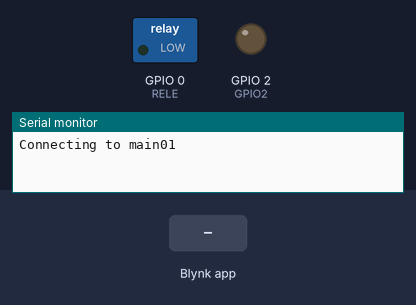
The sketch below on a simulated ESP8266 (NodeMCU). Shown: switched loads named in the sketch (green lamp = pin HIGH), output pins drawn as LEDs (lit = HIGH), the last lines printed to the serial monitor. Inputs (shaded band) come from the test bench. WiFi joins after 1.5 s; servers stay silent unless stated; the local clock reads 2024-03-15 10:24:30 at power-on unless the sketch sets it.

Above: at 3.0 s.
3.1 s: Blynk app writes 1 to V0
At 3.25 s:
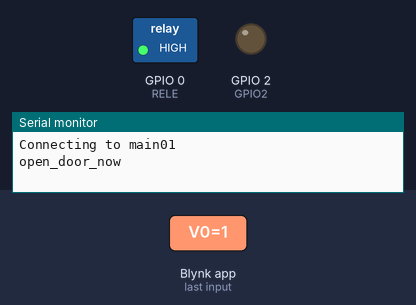
4.9 s: Blynk app writes 1 to V2
At 5.7 s:
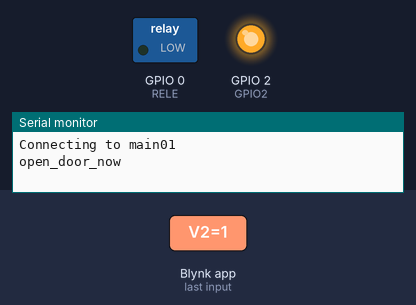
6.4 s: Blynk app writes 200 to V0
At 6.55 s:
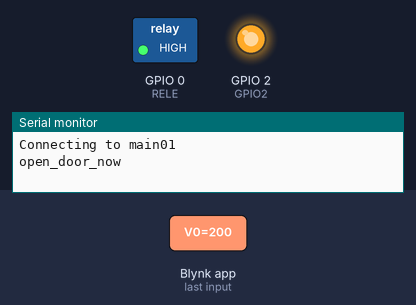
8.2 s: Blynk app writes 0 to V2
At 9.4 s:
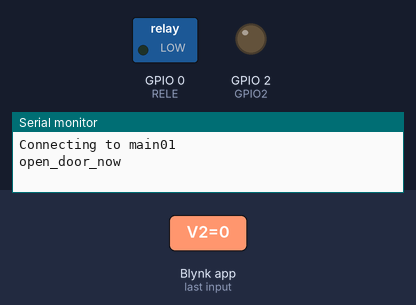
9.7 s: Blynk app writes 200 to V2
At 10.6 s:
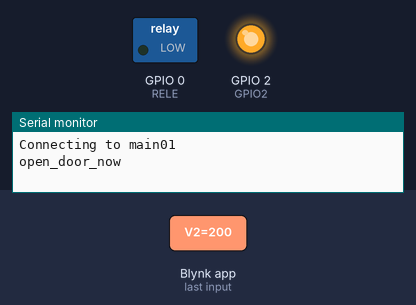
Timing chart, 0 to 12.2 s (numbered marks = the images above; inputs shaded):
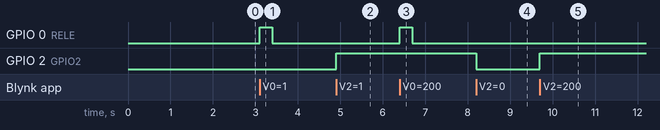

Measured:
- after the input at 3.1 s, GPIO 0 (RELE): LOW → HIGH at once, → LOW 0.30 s later
- after the input at 4.9 s, GPIO 2 (GPIO2): LOW → HIGH at once
- after the input at 6.4 s, GPIO 0 (RELE): LOW → HIGH at once, → LOW 0.30 s later
- after the input at 8.2 s, GPIO 2 (GPIO2): HIGH → LOW at once
- after the input at 9.7 s, GPIO 2 (GPIO2): LOW → HIGH at once

The sketch:

ESP8266_for_Blynk_RX_data_from_ArdnNano.ino
```cpp
/*************************************************************
  Download latest Blynk library here:
    https://github.com/blynkkk/blynk-library/releases/latest
 *************************************************************/
String strData = "";
boolean recievedFlag;

#define BLYNK_PRINT Serial
#define RELE 0 //определяем цифровой пин для реле (esp01)
#define GPIO2 2  // определяем цифровой пин для датчика(esp01)
#define RELAY_DELAY 300 // delay for relay

#include <ESP8266WiFi.h>
#include <BlynkSimpleEsp8266.h>
#include <TimeLib.h>
#include <WidgetRTC.h>

char auth[] = "3qMkZ3iula7M4vq6Txm5qz4TXCh0t4zc";	//Забить Ваши данные
char ssid[] = "main01";			//Забить Ваши данные
char pass[] = "oblomoblom";			//Забить Ваши данные

WidgetRTC rtc;
WidgetTerminal terminal(V100);

BLYNK_CONNECTED() {
  // Synchronize time on connection
  rtc.begin();
  Blynk.syncVirtual(V0);
  Blynk.syncVirtual(V2);
}

BLYNK_WRITE(V0)
{
  int pinGPIO0 = param.asInt();
  if (pinGPIO0 == HIGH) {
    Serial.print("open_door_now");
  }
  digitalWrite(RELE, pinGPIO0);
  delay(RELAY_DELAY);
  digitalWrite(RELE, LOW);

}

BLYNK_WRITE(V2)
{
  int pinGPIO2 = param.asInt();
  digitalWrite(GPIO2, pinGPIO2);
}

BLYNK_WRITE(V100)
{
  // if you type "open" into Terminal Widget -
  if (String("open") == param.asStr()) {
    //terminal_print_date_time();
    terminal.println("Data TX to Arduino:") ;
    Serial.print("open_door_now");
  } else {
    //terminal_print_date_time();
    terminal.print(" RX:");
    terminal.write(param.getBuffer(), param.getLength());
    terminal.println();
    //digitalWrite (RELE, LOW);
    }

  // Ensure everything is sent
  terminal.flush();
}


void setup()
{
  Serial.begin(9600);
  Serial.print("Connecting to ");
  Serial.println(ssid);

  setSyncInterval(10 * 60); // Sync interval in seconds (10 minutes)

  pinMode(RELE, OUTPUT);
  pinMode(GPIO2, OUTPUT);

  Blynk.begin(auth, ssid, pass);

  terminal.clear();
  terminal.print("Startup : ");
  terminal_print_date_time();
  terminal.println(F("Blynk v" BLYNK_VERSION  ": Device started"));
  terminal.flush();
}

void loop()
{
  Blynk.run();

 while (Serial.available() > 0) {         // ПОКА есть что то на вход
    strData += (char)Serial.read();        // забиваем строку принятыми данными
    recievedFlag = true;                   // поднять флаг что получили данные
    delay(2);                              // ЗАДЕРЖКА. Без неё работает некорректно!
  }
  if (recievedFlag) {                      // если данные получены
    //terminal.println(strData);               // вывести
    //terminal_print_date_time();
    Blynk.virtualWrite(V100, strData);
    strData = "";                          // очистить
    recievedFlag = false;                  // опустить флаг
  }

}

//A function to print current date and time to Blynk terminal widget, gets called from the below functions
void terminal_print_date_time()
{
  String currentDate = String(day()) + "." + month() + "." + year();
  String currentTime = String(hour()) + ":" + minute() + ":" + second();
  terminal.print(currentDate);
  terminal.print(" ");
  terminal.print(currentTime);
  terminal.println();
}
```
